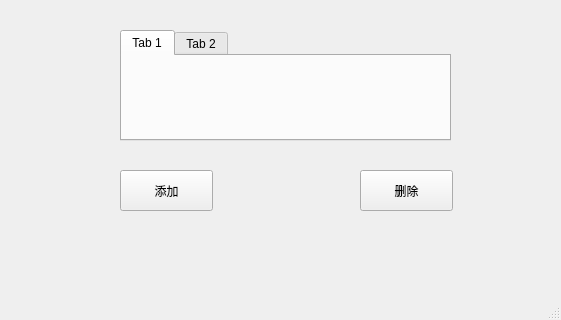
<?xml version="1.0" encoding="UTF-8"?>
<ui version="4.0">
 <class>MainWindow</class>
 <widget class="QMainWindow" name="MainWindow">
  <property name="geometry">
   <rect>
    <x>0</x>
    <y>0</y>
    <width>561</width>
    <height>320</height>
   </rect>
  </property>
  <property name="windowTitle">
   <string>MainWindow</string>
  </property>
  <widget class="QWidget" name="centralwidget">
   <widget class="QTabWidget" name="tabWidget">
    <property name="geometry">
     <rect>
      <x>120</x>
      <y>30</y>
      <width>331</width>
      <height>111</height>
     </rect>
    </property>
    <widget class="QWidget" name="tab">
     <attribute name="title">
      <string>Tab 1</string>
     </attribute>
    </widget>
    <widget class="QWidget" name="tab_2">
     <attribute name="title">
      <string>Tab 2</string>
     </attribute>
    </widget>
   </widget>
   <widget class="QPushButton" name="pushButton">
    <property name="geometry">
     <rect>
      <x>120</x>
      <y>170</y>
      <width>93</width>
      <height>41</height>
     </rect>
    </property>
    <property name="text">
     <string>添加</string>
    </property>
   </widget>
   <widget class="QPushButton" name="pushButton_2">
    <property name="geometry">
     <rect>
      <x>360</x>
      <y>170</y>
      <width>93</width>
      <height>41</height>
     </rect>
    </property>
    <property name="text">
     <string>删除</string>
    </property>
   </widget>
  </widget>
  <widget class="QMenuBar" name="menubar">
   <property name="geometry">
    <rect>
     <x>0</x>
     <y>0</y>
     <width>561</width>
     <height>26</height>
    </rect>
   </property>
  </widget>
  <widget class="QStatusBar" name="statusbar"/>
 </widget>
 <resources/>
 <connections/>
</ui>
